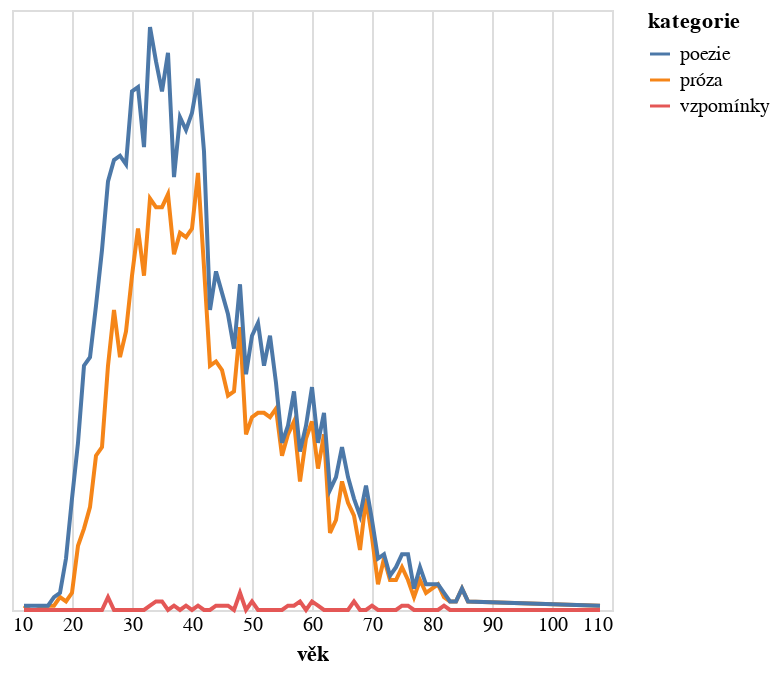

Notebook source saved alongside this figure:
### Code cell
do_grafu2 = do_grafu.filter(pl.col("rok") < 1900).group_by(["vek","kategorie"]).len().rename({"len":"počet","vek":"věk"})

alt.Chart(do_grafu2.to_pandas()).mark_line().encode(
    alt.X('věk:Q').axis(domain=False, tickSize=0),
    alt.Y('počet:Q').stack('zero').axis(None),
    alt.Color('kategorie:N')
)

### Figure 1 — Vega-Lite specification as saved in the notebook (floating-point values rounded to 4 significant figures; data arrays with more than 128 entries replaced by an {"elided": "..."} marker saying what was removed)
{"config": {"view": {"continuousWidth": 300, "continuousHeight": 300}}, "data": {"name": "data-95feb4e691c03f88c33999f940019cc5"}, "mark": {"type": "line"}, "encoding": {"color": {"field": "kategorie", "type": "nominal"}, "x": {"axis": {"domain": false, "tickSize": 0}, "field": "věk", "type": "quantitative"}, "y": {"axis": null, "field": "počet", "stack": "zero", "type": "quantitative"}}, "$schema": "https://vega.github.io/schema/vega-lite/v5.8.0.json", "datasets": {"data-95feb4e691c03f88c33999f940019cc5": {"elided": "162 records"}}}
